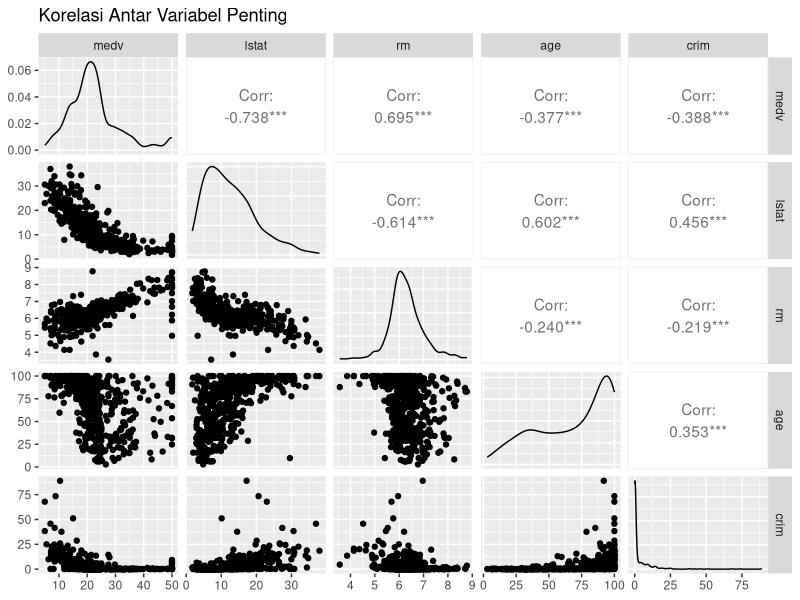

R code for this plot: (Note: this script raises an error after producing the figure.)
## ---- chunk 1
suppressWarnings({
  library(MASS)
  library(ggplot2)
  library(dplyr)
  library(psych)
  library(car)      
  library(lmtest)
  library(broom)
  library(GGally)
})

head(Boston) # menampilkan dataset Boston

summary(Boston) # ringkasan statistik deskriptif

Boston %>%
  select(medv, lstat, rm, age, crim) %>%
  ggpairs(title = "Korelasi Antar Variabel Penting")

cor(Boston[, c("medv", "lstat", "rm", "age", "crim")]) # korelasi
## ---- chunk 2
model <- lm(medv ~ lstat + rm + age, data = Boston)
summary(model)
## ---- chunk 3
vif(model)
## ---- chunk 4
ggplot(data = data.frame(residuals = res), aes(sample = residuals)) +
  stat_qq(color = "darkblue", size = 2, alpha = 0.7) +
  stat_qq_line(color = "red", linetype = "dashed") +
  labs(
    title = "QQ Plot Residual",
    subtitle = "Memeriksa Normalitas Residual",
    x = "Theoretical Quantiles",
    y = "Sample Quantiles"
  ) +
  theme_minimal()

shapiro.test(resid(model))
## ---- chunk 5
bptest(model)
## ---- chunk 6
prediksi <- predict(model)
ggplot(data = Boston, aes(x = prediksi, y = medv)) +
  geom_point(aes(color = abs(prediksi - medv)), size = 2.5) +
  scale_color_gradient(low = "green", high = "red") +
  geom_smooth(method = "lm", se = FALSE, color = "darkblue") +
  geom_abline(slope = 1, intercept = 0, color = "black", linetype = "dashed") +
  labs(
    title = "Perbandingan Prediksi vs Harga Rumah Sebenarnya",
    x = "Harga Prediksi",
    y = "Harga Sebenarnya (medv)",
    color = "Error"
  ) +
  theme_minimal()
## ---- chunk 7
residuals <- resid(model)
fitted <- fitted(model)

ggplot(data = NULL, aes(x = fitted, y = residuals)) +
  geom_point(color = "darkorange", alpha = 0.7, size = 2) +
  geom_hline(yintercept = 0, color = "red", linetype = "dashed") +
  geom_smooth(method = "loess", se = FALSE, color = "blue") +
  labs(
    title = "Plot Residual vs Nilai Prediksi",
    x = "Nilai Fitted (Prediksi)",
    y = "Residual"
  ) +
  theme_light()
## ---- chunk 8
tidy(model) %>%
  filter(term != "(Intercept)") %>%
  ggplot(aes(x = reorder(term, estimate), y = estimate)) +
  geom_col(fill = "steelblue") +
  coord_flip() +
  labs(title = "Koefisien Model Regresi", x = "Variabel", y = "Estimasi Koefisien") +
  theme_minimal()
